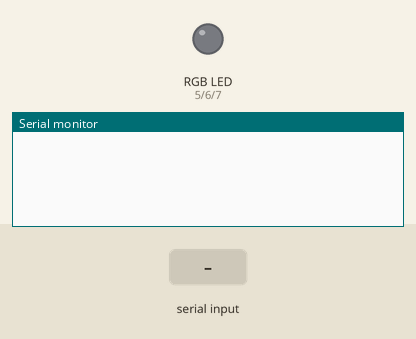
A sketch run on a simulated Arduino Uno, built for the host (arithmetic inside an expression is 32-bit, double 64-bit). On the bench: an RGB LED mixed from three pins (HIGH = lit), the last lines printed to the serial monitor. The test bench sets the inputs (shaded band).

Above: at 1.2 s.
1.3 s: "," received over the second serial link
At 3.5 s:
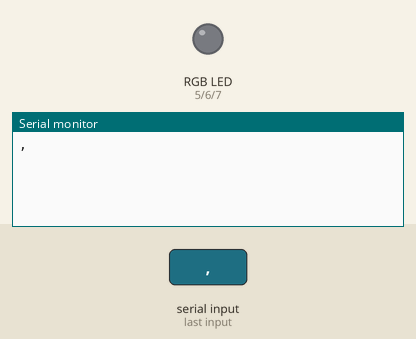
3.8 s: "1" received over the second serial link
At 5.6 s:
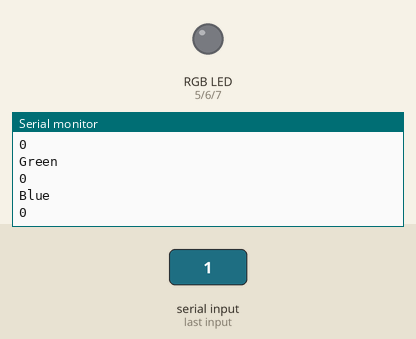

The sketch:

1RGB.ino
```cpp
#include <SoftwareSerial.h>   // Incluimos la librería  SoftwareSerial
SoftwareSerial BT(10,11);    // Definimos los pines RX y TX del Arduino conectados al Bluetooth
#include <ArduinoJson.h>


#define pinR 5 //Rojo
#define pinG 6 //Verde
#define pinB 7 //Azul

String readString;


int red=0;
int green=0;
int blue=0;


void setup() {

  Serial.begin(9600); //Inicializa serial
  BT.begin(9600);  // Inicializa Bluetooth

  pinMode(pinR,OUTPUT);
  pinMode(pinG,OUTPUT);
  pinMode(pinB,OUTPUT);
}

void loop() {

  while (BT.available()) {
    delay(10);  //small delay to allow input buffer to fill

   String c =  BT.readString();
    Serial.println(c);

    if (c == ',') {
      break;
    }  //breaks out of capture loop to print readstring
    readString += c;

  }

  //makes the string readString

    int str_len = readString.length() + 1;
    char json[str_len];
    readString.toCharArray(json, str_len);

    DynamicJsonDocument doc(1024);
    deserializeJson(doc, json);

    red =(int) doc["R"];
    green =(int) doc["G"];
    blue =(int) doc["B"];

  if (readString.length() >0) {
    Serial.println(readString); //prints string to serial port out

    Serial.println("RED"); //prints string to serial port out
    Serial.println(red);
    Serial.println("Green"); //prints string to serial port out
    Serial.println(green);
    Serial.println("Blue"); //prints string to serial port out
    Serial.println(blue);

    digitalWrite(pinR,red);
    digitalWrite(pinG,green);
    digitalWrite(pinB,blue);

    readString=""; //clears variable for new input
  }


}
```

Measured:
- after the input at 1.3 s, the serial monitor: prints a new line after 1.0 s (image 1)
- after the input at 3.8 s, the serial monitor: prints a new line after 1.0 s (image 2)
